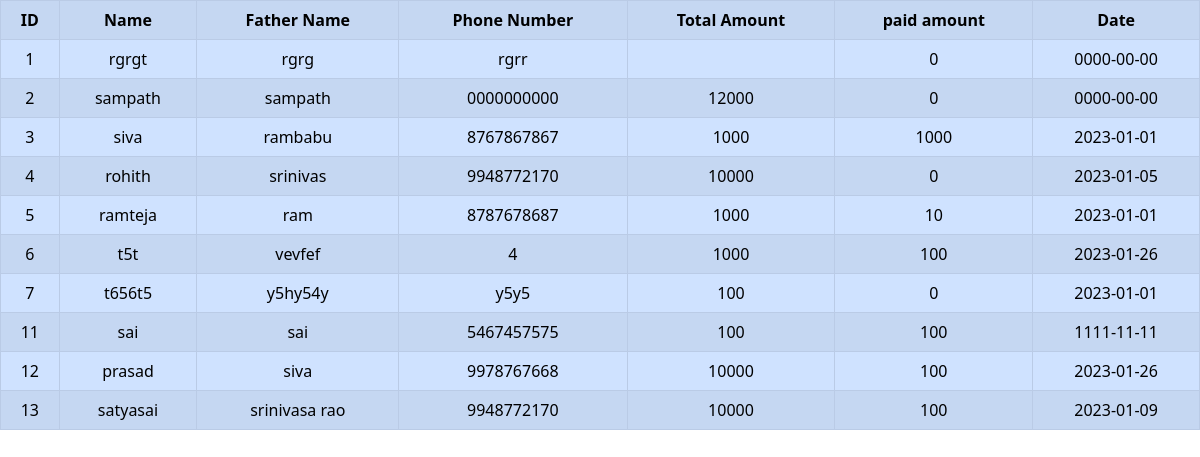
The app's page /finance/datalist.php with its own data.
### tables this page shows
CREATE TABLE `newlist` (
  `id` int(11) NOT NULL,
  `name` text NOT NULL,
  `fathername` text NOT NULL,
  `phoneno` varchar(10) NOT NULL,
  `totalamount` varchar(100) NOT NULL,
  `paidamount` int(11) NOT NULL,
  `date` date NOT NULL,
  `2023 jan 1` int(11) NOT NULL,
  `2023 jan 2` int(11) NOT NULL,
  `2023 jan 3` int(11) NOT NULL,
  `2023 jan 4` int(11) NOT NULL,
  `2023 jan 5` int(11) NOT NULL,
  `2023 jan 6` int(11) NOT NULL,
  `2023 jan 7` int(11) NOT NULL,
  `2023 jan 8` int(11) NOT NULL,
  `2023 jan 9` int(11) NOT NULL,
  `2023 jan 10` int(11) NOT NULL,
  `2023 jan 11` int(11) NOT NULL,
  `2023 jan 12` int(11) NOT NULL,
  `2023 jan 13` int(11) NOT NULL,
  `2023 jan 14` int(11) NOT NULL,
  `2023 jan 15` int(11) NOT NULL,
  `2023 jan 16` int(11) NOT NULL,
  `2023 jan 17` int(11) NOT NULL,
  `2023 jan 18` int(11) NOT NULL,
  `2023 jan 19` int(11) NOT NULL,
  `2023 jan 20` int(11) NOT NULL,
  `2023 jan 21` int(11) NOT NULL,
  `2023 jan 22` int(11) NOT NULL,
  `2023 jan 23` int(11) NOT NULL,
  `2023 jan 24` int(11) NOT NULL,
  `2023 jan 25` int(11) NOT NULL,
  `2023 jan 26` int(11) NOT NULL,
  `2023 jan 27` int(11) NOT NULL,
  `2023 jan 28` int(11) NOT NULL,
  `2023 jan 29` int(11) NOT NULL,
  `2023 jan 30` int(11) NOT NULL,
  `2023 jan 31` int(11) NOT NULL,
  `2023 feb 1` int(11) NOT NULL,
  `2023 feb 2` int(11) NOT NULL,
  `2023 feb 3` int(11) NOT NULL,
  `2023 feb 4` int(11) NOT NULL,
  `2023 feb 5` int(11) NOT NULL,
  `2023 feb 6` int(11) NOT NULL,
  `2023 feb 7` int(11) NOT NULL,
  `2023 feb 8` int(11) NOT NULL,
  `2023 feb 9` int(11) NOT NULL,
  `2023 feb 10` int(11) NOT NULL,
  `2023 feb 11` int(11) NOT NULL,
  `2023 feb 12` int(11) NOT NULL,
  `2023 feb 13` int(11) NOT NULL,
  `2023 feb 14` int(11) NOT NULL,
  `2023 feb 15` int(11) NOT NULL,
  `2023 feb 16` int(11) NOT NULL,
  `2023 feb 17` int(11) NOT NULL,
  `2023 feb 18` int(11) NOT NULL,
  `2023 feb 19` int(11) NOT NULL,
  `2023 feb 20` int(11) NOT NULL,
  `2023 feb 21` int(11) NOT NULL,
  `2023 feb 22` int(11) NOT NULL,
  `2023 feb 23` int(11) NOT NULL,
  `2023 feb 24` int(11) NOT NULL,
  `2023 feb 25` int(11) NOT NULL,
  `2023 feb 26` int(11) NOT NULL,
  `2023 feb 27` int(11) NOT NULL,
  `2023 feb 28` int(11) NOT NULL,
  `2023 mar 1` int(11) NOT NULL,
  `2023 mar 2` int(11) NOT NULL,
  `2023 mar 3` int(11) NOT NULL,
  `2023 mar 4` int(11) NOT NULL,
  `2023 mar 5` int(11) NOT NULL,
  `2023 mar 6` int(11) NOT NULL,
  `2023 mar 7` int(11) NOT NULL,
  `2023 mar 8` int(11) NOT NULL,
  `2023 mar 9` int(11) NOT NULL,
  `2023 mar 10` int(11) NOT NULL,
  `2023 mar 11` int(11) NOT NULL,
  `2023 mar 12` int(11) NOT NULL,
  `2023 mar 13` int(11) NOT NULL,
  `2023 mar 14` int(11) NOT NULL,
  `2023 mar 15` int(11) NOT NULL,
  `2023 mar 16` int(11) NOT NULL,
  `2023 mar 17` int(11) NOT NULL,
  `2023 mar 18` int(11) NOT NULL,
  `2023 mar 19` int(11) NOT NULL,
  `2023 mar 20` int(11) NOT NULL,
  `2023 mar 21` int(11) NOT NULL,
  `2023 mar 22` int(11) NOT NULL,
  `2023 mar 23` int(11) NOT NULL,
  `2023 mar 24` int(11) NOT NULL,
  `2023 mar 25` int(11) NOT NULL,
  `2023 mar 26` int(11) NOT NULL,
  `2023 mar 27` int(11) NOT NULL,
  `2023 mar 28` int(11) NOT NULL,
  `2023 mar 29` int(11) NOT NULL,
  `2023 mar 30` int(11) NOT NULL,
  `2023 mar 31` int(11) NOT NULL,
  `2023 apr 1` int(11) NOT NULL,
  `2023 apr 2` int(11) NOT NULL,
  `2023 apr 3` int(11) NOT NULL,
  `2023 apr 4` int(11) NOT NULL,
  `2023 apr 5` int(11) NOT NULL,
  `2023 apr 6` int(11) NOT NULL,
  `2023 apr 7` int(11) NOT NULL,
  `2023 apr 8` int(11) NOT NULL,
  `2023 apr 9` int(11) NOT NULL,
  `2023 apr 10` int(11) NOT NULL,
  `2023 apr 11` int(11) NOT NULL,
  `2023 apr 12` int(11) NOT NULL,
  `2023 apr 13` int(11) NOT NULL,
  `2023 apr 14` int(11) NOT NULL,
  `2023 apr 15` int(11) NOT NULL,
  `2023 apr 16` int(11) NOT NULL,
  `2023 apr 17` int(11) NOT NULL,
  `2023 apr 18` int(11) NOT NULL,
  `2023 apr 19` int(11) NOT NULL,
  `2023 apr 20` int(11) NOT NULL,
  `2023 apr 21` int(11) NOT NULL,
  `2023 apr 22` int(11) NOT NULL,
  `2023 apr 23` int(11) NOT NULL,
  `2023 apr 24` int(11) NOT NULL,
  `2023 apr 25` int(11) NOT NULL,
  `2023 apr 26` int(11) NOT NULL,
  `2023 apr 27` int(11) NOT NULL,
  `2023 apr 28` int(11) NOT NULL,
  `2023 apr 29` int(11) NOT NULL,
  `2023 apr 30` int(11) NOT NULL,
  `2023 may 1` int(11) NOT NULL,
  `2023 may 2` int(11) NOT NULL,
  `2023 may 3` int(11) NOT NULL,
  `2023 may 4` int(11) NOT NULL,
  `2023 may 5` int(11) NOT NULL,
  `2023 may 6` int(11) NOT NULL,
  `2023 may 7` int(11) NOT NULL,
  `2023 may 8` int(11) NOT NULL,
  `2023 may 9` int(11) NOT NULL,
  `2023 may 10` int(11) NOT NULL,
  `2023 may 11` int(11) NOT NULL,
  `2023 may 12` int(11) NOT NULL,
  `2023 may 13` int(11) NOT NULL,
  `2023 may 14` int(11) NOT NULL,
  `2023 may 15` int(11) NOT NULL,
  `2023 may 16` int(11) NOT NULL,
  `2023 may 17` int(11) NOT NULL,
  `2023 may 18` int(11) NOT NULL,
  `2023 may 19` int(11) NOT NULL,
  `2023 may 20` int(11) NOT NULL,
  `2023 may 21` int(11) NOT NULL,
  `2023 may 22` int(11) NOT NULL,
  `2023 may 23` int(11) NOT NULL,
  `2023 may 24` int(11) NOT NULL,
  `2023 may 25` int(11) NOT NULL,
  `2023 may 26` int(11) NOT NULL,
  `2023 may 27` int(11) NOT NULL,
  `2023 may 28` int(11) NOT NULL,
  `2023 may 29` int(11) NOT NULL,
  `2023 may 30` int(11) NOT NULL,
  `2023 may 31` int(11) NOT NULL,
  `2023 jun 1` int(11) NOT NULL,
  `2023 jun 2` int(11) NOT NULL,
  `2023 jun 3` int(11) NOT NULL,
  `2023 jun 4` int(11) NOT NULL,
  `2023 jun 5` int(11) NOT NULL,
  `2023 jun 6` int(11) NOT NULL,
  `2023 jun 7` int(11) NOT NULL,
  `2023 jun 8` int(11) NOT NULL,
  `2023 jun 9` int(11) NOT NULL,
  `2023 jun 10` int(11) NOT NULL,
  `2023 jun 11` int(11) NOT NULL,
  `2023 jun 12` int(11) NOT NULL,
  `2023 jun 13` int(11) NOT NULL,
  `2023 jun 14` int(11) NOT NULL,
  `2023 jun 15` int(11) NOT NULL,
  `2023 jun 16` int(11) NOT NULL,
  `2023 jun 17` int(11) NOT NULL,
  `2023 jun 18` int(11) NOT NULL,
  `2023 jun 19` int(11) NOT NULL,
  `2023 jun 20` int(11) NOT NULL,
  `2023 jun 21` int(11) NOT NULL,
  `2023 jun 22` int(11) NOT NULL,
  `2023 jun 23` int(11) NOT NULL,
  `2023 jun 24` int(11) NOT NULL,
  `2023 jun 25` int(11) NOT NULL,
  `2023 jun 26` int(11) NOT NULL,
  `2023 jun 27` int(11) NOT NULL,
  `2023 jun 28` int(11) NOT NULL,
  `2023 jun 29` int(11) NOT NULL,
  `2023 jun 30` int(11) NOT NULL,
  `2023 jul 1` int(11) NOT NULL,
  `2023 jul 2` int(11) NOT NULL,
  `2023 jul 3` int(11) NOT NULL,
  `2023 jul 4` int(11) NOT NULL,
  `2023 jul 5` int(11) NOT NULL,
  `2023 jul 6` int(11) NOT NULL,
  `2023 jul 7` int(11) NOT NULL,
  `2023 jul 8` int(11) NOT NULL,
  `2023 jul 9` int(11) NOT NULL,
  `2023 jul 10` int(11) NOT NULL,
  `2023 jul 11` int(11) NOT NULL,
  `2023 jul 12` int(11) NOT NULL,
  `2023 jul 13` int(11) NOT NULL,
  `2023 jul 14` int(11) NOT NULL,
  `2023 jul 15` int(11) NOT NULL,
  `2023 jul 16` int(11) NOT NULL,
  `2023 jul 17` int(11) NOT NULL,
  `2023 jul 18` int(11) NOT NULL,
  `2023 jul 19` int(11) NOT NULL,
  `2023 jul 20` int(11) NOT NULL,
  `2023 jul 21` int(11) NOT NULL,
  `2023 jul 22` int(11) NOT NULL,
  `2023 jul 23` int(11) NOT NULL,
  `2023 jul 24` int(11) NOT NULL,
  `2023 jul 25` int(11) NOT NULL,
  `2023 jul 26` int(11) NOT NULL,
  `2023 jul 27` int(11) NOT NULL,
  `2023 jul 28` int(11) NOT NULL,
  `2023 jul 29` int(11) NOT NULL,
  `2023 jul 30` int(11) NOT NULL,
  `2023 jul 31` int(11) NOT NULL,
  `2023 aug 1` int(11) NOT NULL,
  `2023 aug 2` int(11) NOT NULL,
  `2023 aug 3` int(11) NOT NULL,
  `2023 aug 4` int(11) NOT NULL,
  `2023 aug 5` int(11) NOT NULL,
  `2023 aug 6` int(11) NOT NULL,
  `2023 aug 7` int(11) NOT NULL,
  `2023 aug 8` int(11) NOT NULL,
  `2023 aug 9` int(11) NOT NULL,
  `2023 aug 10` int(11) NOT NULL,
  `2023 aug 11` int(11) NOT NULL,
  `2023 aug 12` int(11) NOT NULL,
  `2023 aug 13` int(11) NOT NULL,
  `2023 aug 14` int(11) NOT NULL,
  `2023 aug 15` int(11) NOT NULL,
  `2023 aug 16` int(11) NOT NULL,
  `2023 aug 17` int(11) NOT NULL,
  `2023 aug 18` int(11) NOT NULL,
  `2023 aug 19` int(11) NOT NULL,
  `2023 aug 20` int(11) NOT NULL,
  `2023 aug 21` int(11) NOT NULL,
  `2023 aug 22` int(11) NOT NULL,
  `2023 aug 23` int(11) NOT NULL,
  `2023 aug 24` int(11) NOT NULL,
  `2023 aug 25` int(11) NOT NULL,
  `2023 aug 26` int(11) NOT NULL,
  `2023 aug 27` int(11) NOT NULL,
  `2023 aug 28` int(11) NOT NULL,
  `2023 aug 29` int(11) NOT NULL,
  `2023 aug 30` int(11) NOT NULL,
  `2023 aug 31` int(11) NOT NULL,
  `2023 sep 1` int(11) NOT NULL,
  `2023 sep 2` int(11) NOT NULL,
  `2023 sep 3` int(11) NOT NULL,
  `2023 sep 4` int(11) NOT NULL,
  `2023 sep 5` int(11) NOT NULL,
  `2023 sep 6` int(11) NOT NULL,
  `2023 sep 7` int(11) NOT NULL,
  `2023 sep 8` int(11) NOT NULL,
  `2023 sep 9` int(11) NOT NULL,
  `2023 sep 10` int(11) NOT NULL,
  `2023 sep 11` int(11) NOT NULL,
  `2023 sep 12` int(11) NOT NULL,
  `2023 sep 13` int(11) NOT NULL,
  `2023 sep 14` int(11) NOT NULL,
  `2023 sep 15` int(11) NOT NULL,
  `2023 sep 16` int(11) NOT NULL,
  `2023 sep 17` int(11) NOT NULL,
  `2023 sep 18` int(11) NOT NULL,
  `2023 sep 19` int(11) NOT NULL,
  `2023 sep 20` int(11) NOT NULL,
  `2023 sep 21` int(11) NOT NULL,
  `2023 sep 22` int(11) NOT NULL,
  `2023 sep 23` int(11) NOT NULL,
  `2023 sep 24` int(11) NOT NULL,
  `2023 sep 25` int(11) NOT NULL,
  `2023 sep 26` int(11) NOT NULL,
  `2023 sep 27` int(11) NOT NULL,
  `2023 sep 28` int(11) NOT NULL,
  `2023 sep 29` int(11) NOT NULL,
  `2023 sep 30` int(11) NOT NULL,
  `2023 oct 1` int(11) NOT NULL,
  `2023 oct 2` int(11) NOT NULL,
  `2023 oct 3` int(11) NOT NULL,
  `2023 oct 4` int(11) NOT NULL,
  `2023 oct 5` int(11) NOT NULL,
  `2023 oct 6` int(11) NOT NULL,
  `2023 oct 7` int(11) NOT NULL,
  `2023 oct 8` int(11) NOT NULL,
  `2023 oct 9` int(11) NOT NULL,
  `2023 oct 10` int(11) NOT NULL,
  `2023 oct 11` int(11) NOT NULL,
  `2023 oct 12` int(11) NOT NULL,
  `2023 oct 13` int(11) NOT NULL,
  `2023 oct 14` int(11) NOT NULL,
  `2023 oct 15` int(11) NOT NULL,
  `2023 oct 16` int(11) NOT NULL,
  `2023 oct 17` int(11) NOT NULL,
  `2023 oct 18` int(11) NOT NULL,
  `2023 oct 19` int(11) NOT NULL,
  `2023 oct 20` int(11) NOT NULL,
  `2023 oct 21` int(11) NOT NULL,
  `2023 oct 22` int(11) NOT NULL,
  `2023 oct 23` int(11) NOT NULL,
  `2023 oct 24` int(11) NOT NULL,
  `2023 oct 25` int(11) NOT NULL,
  `2023 oct 26` int(11) NOT NULL,
  `2023 oct 27` int(11) NOT NULL,
  `2023 oct 28` int(11) NOT NULL,
  `2023 oct 29` int(11) NOT NULL,
  `2023 oct 30` int(11) NOT NULL,
  `2023 oct 31` int(11) NOT NULL,
  `2023 nov 1` int(11) NOT NULL,
  `2023 nov 2` int(11) NOT NULL,
  `2023 nov 3` int(11) NOT NULL,
  `2023 nov 4` int(11) NOT NULL,
  `2023 nov 5` int(11) NOT NULL,
  `2023 nov 6` int(11) NOT NULL,
  `2023 nov 7` int(11) NOT NULL,
  `2023 nov 8` int(11) NOT NULL,
  `2023 nov 9` int(11) NOT NULL,
  `2023 nov 10` int(11) NOT NULL,
  `2023 nov 11` int(11) NOT NULL,
  `2023 nov 12` int(11) NOT NULL,
  `2023 nov 13` int(11) NOT NULL,
  `2023 nov 14` int(11) NOT NULL,
  `2023 nov 15` int(11) NOT NULL,
  `2023 nov 16` int(11) NOT NULL,
  `2023 nov 17` int(11) NOT NULL,
  `2023 nov 18` int(11) NOT NULL,
  `2023 nov 19` int(11) NOT NULL,
  `2023 nov 20` int(11) NOT NULL,
  `2023 nov 21` int(11) NOT NULL,
  `2023 nov 22` int(11) NOT NULL,
  `2023 nov 23` int(11) NOT NULL,
  `2023 nov 24` int(11) NOT NULL,
  `2023 nov 25` int(11) NOT NULL,
  `2023 nov 26` int(11) NOT NULL,
  `2023 nov 27` int(11) NOT NULL,
  `2023 nov 28` int(11) NOT NULL,
  `2023 nov 29` int(11) NOT NULL,
  `2023 nov 30` int(11) NOT NULL,
  `2023 dec 1` int(11) NOT NULL,
  `2023 dec 2` int(11) NOT NULL,
  `2023 dec 3` int(11) NOT NULL,
  `2023 dec 4` int(11) NOT NULL,
  `2023 dec 5` int(11) NOT NULL,
  `2023 dec 6` int(11) NOT NULL,
  `2023 dec 7` int(11) NOT NULL,
  `2023 dec 8` int(11) NOT NULL,
  `2023 dec 9` int(11) NOT NULL,
  `2023 dec 10` int(11) NOT NULL,
  `2023 dec 11` int(11) NOT NULL,
  `2023 dec 12` int(11) NOT NULL,
  `2023 dec 13` int(11) NOT NULL,
  `2023 dec 14` int(11) NOT NULL,
  `2023 dec 15` int(11) NOT NULL,
  `2023 dec 16` int(11) NOT NULL,
  `2023 dec 17` int(11) NOT NULL,
  `2023 dec 18` int(11) NOT NULL,
  `2023 dec 19` int(11) NOT NULL,
  `2023 dec 20` int(11) NOT NULL,
  `2023 dec 21` int(11) NOT NULL,
  `2023 dec 22` int(11) NOT NULL,
  `2023 dec 23` int(11) NOT NULL,
  `2023 dec 24` int(11) NOT NULL,
  `2023 dec 25` int(11) NOT NULL,
  `2023 dec 26` int(11) NOT NULL,
  `2023 dec 27` int(11) NOT NULL,
  `2023 dec 28` int(11) NOT NULL,
  `2023 dec 29` int(11) NOT NULL,
  `2023 dec 30` int(11) NOT NULL,
  `2023 dec 31` int(11) NOT NULL
);

### finance/datalist.php (the view, shortened to what this page needs)
<html lang="en">
<head>
    <link rel="stylesheet" href="./bootstrap.min.css">
</head>
<body>
    <table class="table table-bordered table-striped table-primary table-responsive text-center">
        <tr>
            <th>ID</th>
            <th>Name</th>
            <th>Father Name</th>
            <th>Phone Number</th>
            <th>Total Amount</th>
            <th>paid amount</th>
            <th>Date</th>
        </tr>
        <?php
        $conn=mysqli_connect("localhost","root","","database");
        $sql="select * from `newlist`";
        $result=mysqli_query($conn,$sql);
        while($row=mysqli_fetch_assoc($result)){
        ?>
        <tr>
            <td><?php echo $row['id'];?></td>
            <td><?php echo $row['name'];?></td>
            <td><?php echo $row['fathername'];?></td>
            <td><?php echo $row['phoneno'];?></td>
            <td><?php echo $row['totalamount'];?></td>
            <td><?php echo $row['paidamount'];?></td>
            <td><?php echo $row['date'];?></td>
        </tr>
        <?php } ?>
    </table>
</body>
</html>

### records on screen
newlist: id "1", name "rgrgt", fathername "rgrg", phoneno "rgrr", paidamount "0", date "0000-00-00"
newlist: id "2", name "sampath", fathername "sampath", phoneno "0000000000", totalamount "12000", paidamount "0", date "0000-00-00"
newlist: id "3", name "siva", fathername "rambabu", phoneno "8767867867", totalamount "1000", paidamount "1000", date "2023-01-01"
newlist: id "4", name "rohith", fathername "srinivas", phoneno "9948772170", totalamount "10000", paidamount "0", date "2023-01-05"
newlist: id "5", name "ramteja", fathername "ram", phoneno "8787678687", totalamount "1000", paidamount "10", date "2023-01-01"
newlist: id "6", name "t5t", fathername "vevfef", phoneno "4", totalamount "1000", paidamount "100", date "2023-01-26"
newlist: id "7", name "t656t5", fathername "y5hy54y", phoneno "y5y5", totalamount "100", paidamount "0", date "2023-01-01"
newlist: id "11", name "sai", fathername "sai", phoneno "5467457575", totalamount "100", paidamount "100", date "1111-11-11"
newlist: id "12", name "prasad", fathername "siva", phoneno "9978767668", totalamount "10000", paidamount "100", date "2023-01-26"
newlist: id "13", name "satyasai", fathername "srinivasa rao", phoneno "9948772170", totalamount "10000", paidamount "100", date "2023-01-09"
